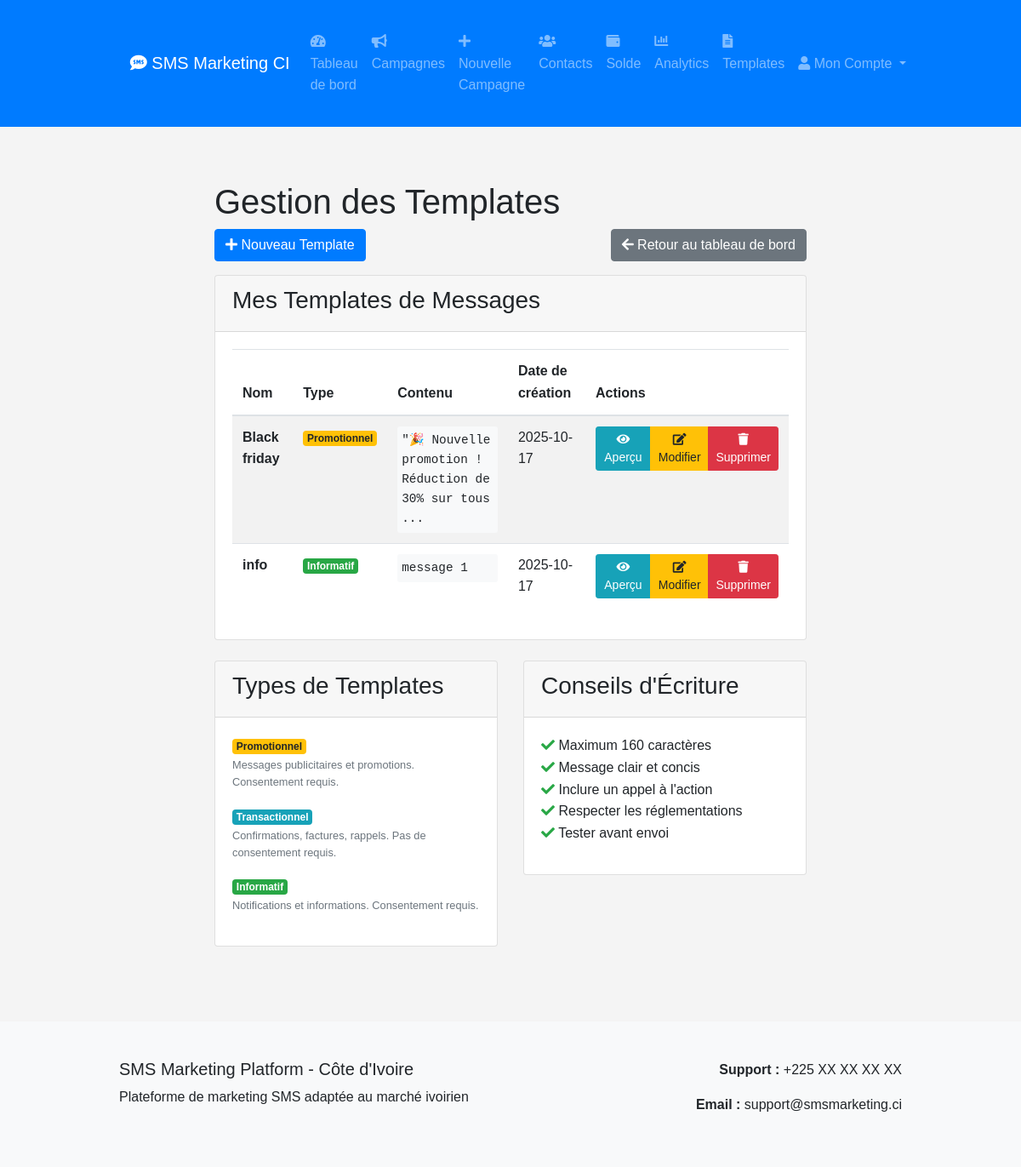
Screenshot of /templates (signed in) with the database file from the repository.
### tables this page shows
CREATE TABLE message_templates (
                    id INTEGER PRIMARY KEY,
                    user_id INTEGER NOT NULL,
                    name TEXT NOT NULL,
                    content TEXT NOT NULL,
                    template_type TEXT NOT NULL,
                    created_at TIMESTAMP DEFAULT CURRENT_TIMESTAMP,
                    FOREIGN KEY (user_id) REFERENCES users (id)
                );

### app.py (the view)
@app.route('/templates')
def templates():
    if 'user_id' not in session:
        return redirect(url_for('login'))
    platform = SMSMarketingPlatform()
    templates = platform.get_user_templates(session['user_id'])
    return render_template('templates.html', templates=templates)

### sms_platform.py (called while the page is built)
    def initialize_sms_providers(self):
        import os
        orange_key = os.getenv('ORANGE_API_KEY')
        mtn_key = os.getenv('MTN_API_KEY')
        moov_key = os.getenv('MOOV_API_KEY')
        self.sms_manager = create_ivory_coast_sms_manager(
            orange_api_key=orange_key,
            mtn_api_key=mtn_key,
            moov_api_key=moov_key
        )

    def get_user_templates(self, user_id):
        self.cursor.execute('''
            SELECT id, name, content, template_type, created_at
            FROM message_templates
            WHERE user_id = ?
            ORDER BY created_at DESC
        ''', (user_id,))
        return self.cursor.fetchall()

### sms_providers.py (called while the page is built)
def create_ivory_coast_sms_manager(orange_api_key: str = None,
                                  mtn_api_key: str = None,
                                  moov_api_key: str = None) -> SMSManager:
    manager = SMSManager()
    if orange_api_key:
        manager.add_provider('orange', OrangeSMS(orange_api_key))
    if mtn_api_key:
        manager.add_provider('mtn', MTNSMS(mtn_api_key))
    if moov_api_key:
        manager.add_provider('moov', MoovSMS(moov_api_key))
    if orange_api_key:
        manager.set_default_provider('orange')
    elif mtn_api_key:
        manager.set_default_provider('mtn')
    elif moov_api_key:
        manager.set_default_provider('moov')
    return manager

    def add_provider(self, name: str, provider: SMSProvider):
        self.providers[name] = provider
        if not self.default_provider:
            self.default_provider = name

    def set_default_provider(self, name: str):
        if name in self.providers:
            self.default_provider = name

### templates/templates.html (shortened to what this page needs)
{% extends "base.html" %}
{% block content %}
<div class="container">
    <h1>Gestion des Templates</h1>
    <div class="row mb-3">
        <div class="col-md-6">
            <a href="{{ url_for('create_template') }}" class="btn btn-primary">
                <i class="fas fa-plus"></i> Nouveau Template
            </a>
        </div>
        <div class="col-md-6 text-right">
            <a href="{{ url_for('dashboard') }}" class="btn btn-secondary">
                <i class="fas fa-arrow-left"></i> Retour au tableau de bord
            </a>
        </div>
    </div>
    <div class="row">
        <div class="col-12">
            <div class="card">
                <div class="card-header">
                    <h3>Mes Templates de Messages</h3>
                </div>
                <div class="card-body">
                    {% if templates %}
                        <div class="table-responsive">
                            <table class="table table-striped">
                                <thead>
                                    <tr>
                                        <th>Nom</th>
                                        <th>Type</th>
                                        <th>Contenu</th>
                                        <th>Date de création</th>
                                        <th>Actions</th>
                                    </tr>
                                </thead>
                                <tbody>
                                    {% for template in templates %}
                                    <tr>
                                        <td><strong>{{ template[1] }}</strong></td>
                                        <td>
                                            {% if template[3] == 'promotional' %}
                                                <span class="badge badge-warning">Promotionnel</span>
                                            {% elif template[3] == 'transactional' %}
                                                <span class="badge badge-info">Transactionnel</span>
                                            {% elif template[3] == 'informational' %}
                                                <span class="badge badge-success">Informatif</span>
                                            {% else %}
                                                <span class="badge badge-secondary">{{ template[3] }}</span>
                                            {% endif %}
                                        </td>
                                        <td>
                                            <div class="template-preview">
                                                {{ template[2][:50] }}{% if template[2]|length > 50 %}...{% endif %}
                                            </div>
                                        </td>
                                        <td>{{ template[4][:10] }}</td>
                                        <td>
                                            <div class="btn-group" role="group">
                                                <button class="btn btn-sm btn-info" onclick="previewTemplate('{{ template[2] }}')">
                                                    <i class="fas fa-eye"></i> Aperçu
                                                </button>
                                                <button class="btn btn-sm btn-warning" onclick="editTemplate({{ template[0] }})">
                                                    <i class="fas fa-edit"></i> Modifier
                                                </button>
                                                <button class="btn btn-sm btn-danger" onclick="deleteTemplate({{ template[0] }})">
                                                    <i class="fas fa-trash"></i> Supprimer
                                                </button>
                                            </div>
                                        </td>
                                    </tr>
                                    {% endfor %}
                                </tbody>
                            </table>
                        </div>
                    {% endif %}
                </div>
            </div>
        </div>
    </div>
    <div class="row mt-4">
        <div class="col-md-6">
            <div class="card">
                <div class="card-header">
                    <h3>Types de Templates</h3>
                </div>
                <div class="card-body">
                    <div class="mb-3">
                        <span class="badge badge-warning">Promotionnel</span>
                        <p class="small text-muted">Messages publicitaires et promotions. Consentement requis.</p>
                    </div>
                    <div class="mb-3">
                        <span class="badge badge-info">Transactionnel</span>
                        <p class="small text-muted">Confirmations, factures, rappels. Pas de consentement requis.</p>
                    </div>
                    <div class="mb-3">
                        <span class="badge badge-success">Informatif</span>
                        <p class="small text-muted">Notifications et informations. Consentement requis.</p>
                    </div>
                </div>
            </div>
        </div>
        <div class="col-md-6">
            <div class="card">
                <div class="card-header">
                    <h3>Conseils d'Écriture</h3>
                </div>
                <div class="card-body">
                    <ul class="list-unstyled">
                        <li><i class="fas fa-check text-success"></i> Maximum 160 caractères</li>
                        <li><i class="fas fa-check text-success"></i> Message clair et concis</li>
                        <li><i class="fas fa-check text-success"></i> Inclure un appel à l'action</li>
                        <li><i class="fas fa-check text-success"></i> Respecter les réglementations</li>
                        <li><i class="fas fa-check text-success"></i> Tester avant envoi</li>
                    </ul>
                </div>
            </div>
        </div>
    </div>
</div>
{% endblock %}

### static/css/style.css (style rules this page uses)
body { font-family: Arial, sans-serif; line-height: 1.6; margin: 0; padding: 0; background-color: #f4f4f4; }
.container { width: 80%; margin: auto; overflow: hidden; padding: 20px; }

### templates/templates.html (style rules this page uses)
.template-preview { font-family: monospace; background-color: #f8f9fa; padding: 5px; border-radius: 3px; font-size: 0.9em; }

### rows the page displays
message_templates: name "Black friday", template_type "Promotionnel", content "\"🎉 Nouvelle promotion ! Réduction de 30% sur tous", created_at "2025-10-17"
message_templates: name "info", template_type "Informatif", content "message 1", created_at "2025-10-17"
